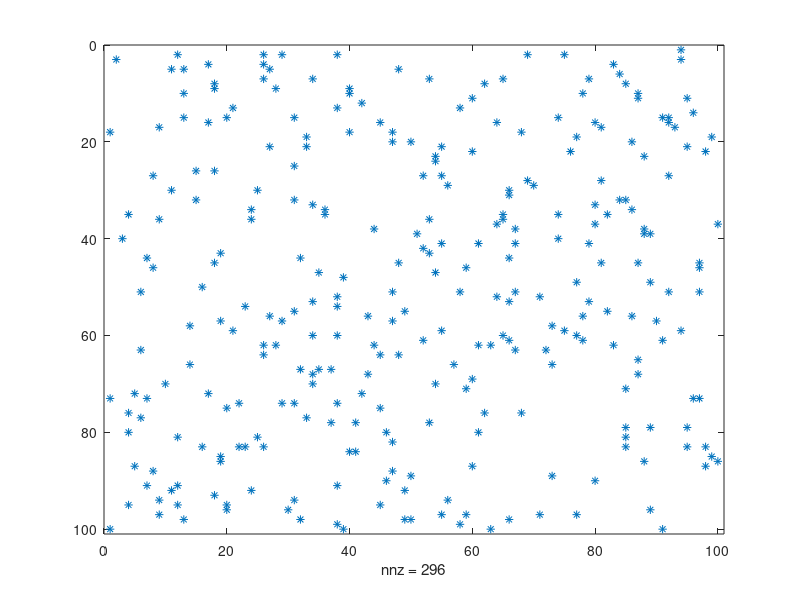
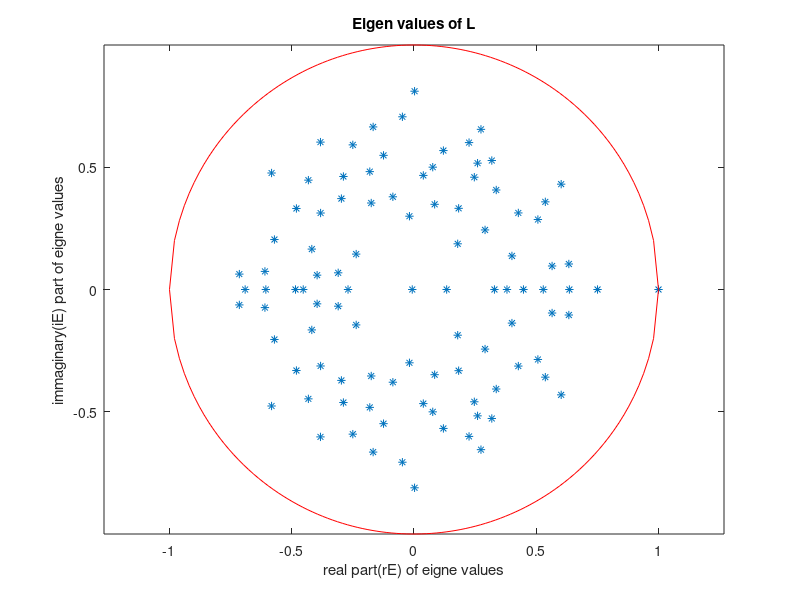

These charts were generated, in order, by the following MATLAB code:
clear all;
n = 100;
I = eye(n);
A = 0.5*I(randperm(n),:) + (max(2,randn(n,n))-2);
A = A - diag(diag(A));
L = A*diag(1./(max(1e-10,sum(A,1))));
% part a
figure;spy(L);

% part b
% real part of eigen values of L
rE = real(eig(L));
iE = imag(eig(L));
figure;plot(rE,iE,'*');

x = linspace(-1,1,100);
yUp = sqrt(1-x.^2); 
yLow = -yUp;
hold on
plot(x,yUp,'-r')
hold on
plot(x,yLow,'-r')
axis equal
xlabel('real part(rE) of eigne values')
ylabel('immaginary(iE) part of eigne values')
title('Eigen values of L')

% part c 

